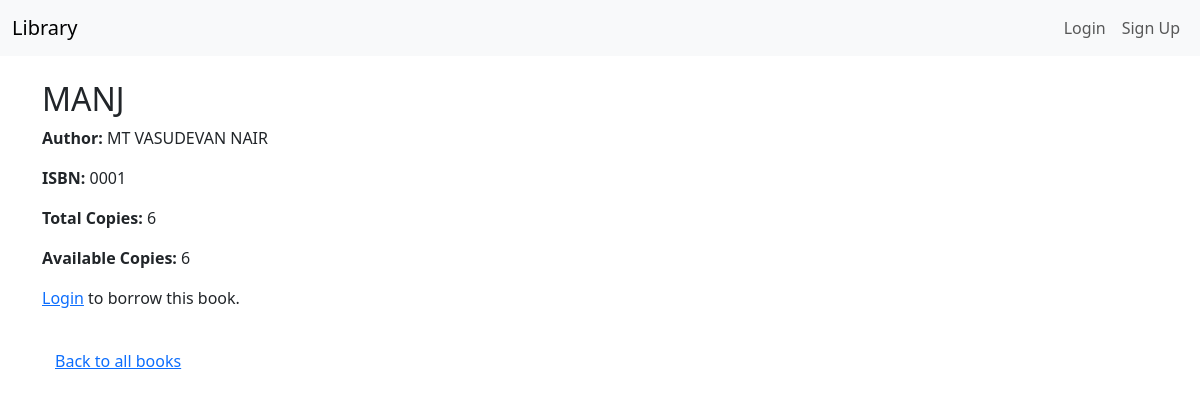
Page /books/1/ on the committed database.
### library/models.py (models this page shows, shortened)
class Book(models.Model):
    title = models.CharField(max_length=255)
    author = models.CharField(max_length=255)
    isbn = models.CharField(max_length=13, unique=True)
    total_copies = models.PositiveIntegerField(default=1)
    def available_copies(self):
        active = self.borrowing_set.filter(returned_at__isnull=True).count()
        return max(self.total_copies - active, 0)

### library/views.py (the view)
# urls.py: path('<int:pk>/', views.book_detail, name='book_detail'),
def book_detail(request, pk):
    book = get_object_or_404(Book, pk=pk)
    return render(request, 'library/book_detail.html', {'book': book})

### library/templates/library/book_detail.html (shortened to what this page needs)
{% extends "base.html" %}
{% block content %}
<h2>{{ book.title }}</h2>
<p><strong>Author:</strong> {{ book.author }}</p>
<p><strong>ISBN:</strong> {{ book.isbn }}</p>
<p><strong>Total Copies:</strong> {{ book.total_copies }}</p>
<p><strong>Available Copies:</strong> {{ book.available_copies }}</p>
{% if user.is_authenticated %}
    {% if book.available_copies > 0 %}
        <a href="{% url 'borrow_book' book.pk %}" class="btn btn-success">Borrow Book</a>
    {% else %}
        <button class="btn btn-secondary" disabled>No copies available</button>
    {% endif %}
{% else %}
    <p><a href="{% url 'login' %}">Login</a> to borrow this book.</p>
{% endif %}
<a href="{% url 'books_list' %}" class="btn btn-link mt-3">Back to all books</a>
{% endblock %}

### rows in the picture
Book: title "MANJ", author "MT VASUDEVAN NAIR", isbn "0001", total_copies "6", available_copies "6"
